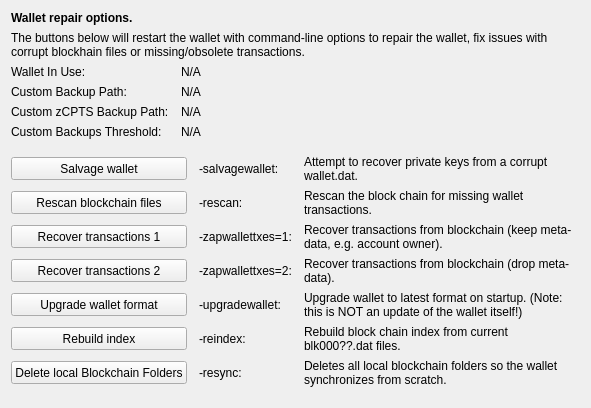
     <widget class="QWidget" name="tab_repair">
      <attribute name="title">
       <string>&amp;Wallet Repair</string>
      </attribute>
      <layout class="QGridLayout" name="gridLayout_4" columnstretch="0,0,0,0">
       <property name="horizontalSpacing">
        <number>12</number>
       </property>
       <item row="0" column="0" colspan="4">
        <widget class="QLabel" name="label_repair_header">
         <property name="font">
          <font>
           <weight>75</weight>
           <bold>true</bold>
          </font>
         </property>
         <property name="text">
          <string>Wallet repair options.</string>
         </property>
        </widget>
       </item>
       <item row="1" column="0" colspan="4">
        <widget class="QLabel" name="label_repair_helptext">
         <property name="font">
          <font>
           <weight>50</weight>
           <bold>false</bold>
          </font>
         </property>
         <property name="text">
          <string>The buttons below will restart the wallet with command-line options to repair the wallet, fix issues with corrupt blockhain files or missing/obsolete transactions.</string>
         </property>
         <property name="wordWrap">
          <bool>true</bool>
         </property>
        </widget>
       </item>
       <item row="2" column="0">
        <widget class="QLabel" name="wallet_path_label">
         <property name="text">
          <string>Wallet In Use:</string>
         </property>
        </widget>
       </item>
       <item row="2" column="1" colspan="3">
        <widget class="QLabel" name="wallet_path">
         <property name="cursor">
          <cursorShape>IBeamCursor</cursorShape>
         </property>
         <property name="text">
          <string>N/A</string>
         </property>
         <property name="textFormat">
          <enum>Qt::PlainText</enum>
         </property>
         <property name="textInteractionFlags">
          <set>Qt::LinksAccessibleByMouse|Qt::TextSelectableByKeyboard|Qt::TextSelectableByMouse</set>
         </property>
        </widget>
       </item>
       <item row="3" column="0">
        <widget class="QLabel" name="wallet_custombackuppath_label">
         <property name="text">
          <string>Custom Backup Path:</string>
         </property>
         <property name="visible">
          <bool>false</bool>
         </property>
        </widget>
       </item>
       <item row="3" column="1" colspan="3">
        <widget class="QLabel" name="wallet_custombackuppath">
         <property name="cursor">
          <cursorShape>IBeamCursor</cursorShape>
         </property>
         <property name="text">
          <string>N/A</string>
         </property>
         <property name="textFormat">
          <enum>Qt::PlainText</enum>
         </property>
         <property name="textInteractionFlags">
          <set>Qt::LinksAccessibleByMouse|Qt::TextSelectableByKeyboard|Qt::TextSelectableByMouse</set>
         </property>
         <property name="visible">
          <bool>false</bool>
         </property>
        </widget>
       </item>
       <item row="4" column="0">
        <widget class="QLabel" name="wallet_customzabetbackuppath_label">
         <property name="text">
          <string>Custom zCPTS Backup Path:</string>
         </property>
         <property name="visible">
          <bool>false</bool>
         </property>
        </widget>
       </item>
       <item row="4" column="1" colspan="3">
        <widget class="QLabel" name="wallet_customzabetbackuppath">
         <property name="cursor">
          <cursorShape>IBeamCursor</cursorShape>
         </property>
         <property name="text">
          <string>N/A</string>
         </property>
         <property name="textFormat">
          <enum>Qt::PlainText</enum>
         </property>
         <property name="textInteractionFlags">
          <set>Qt::LinksAccessibleByMouse|Qt::TextSelectableByKeyboard|Qt::TextSelectableByMouse</set>
         </property>
         <property name="visible">
          <bool>false</bool>
         </property>
        </widget>
       </item>
       <item row="5" column="0">
        <widget class="QLabel" name="wallet_custombackupthreshold_label">
         <property name="text">
          <string>Custom Backups Threshold:</string>
         </property>
         <property name="visible">
          <bool>false</bool>
         </property>
        </widget>
       </item>
       <item row="5" column="1" colspan="3">
        <widget class="QLabel" name="wallet_custombackupthreshold">
         <property name="cursor">
          <cursorShape>IBeamCursor</cursorShape>
         </property>
         <property name="text">
          <string>N/A</string>
         </property>
         <property name="textFormat">
          <enum>Qt::PlainText</enum>
         </property>
         <property name="textInteractionFlags">
          <set>Qt::LinksAccessibleByMouse|Qt::TextSelectableByKeyboard|Qt::TextSelectableByMouse</set>
         </property>
         <property name="visible">
          <bool>false</bool>
         </property>
        </widget>
       </item>
       <item row="6" column="0">
        <spacer name="verticalSpacer_repair1">
         <property name="orientation">
          <enum>Qt::Vertical</enum>
         </property>
         <property name="sizeHint" stdset="0">
          <size>
           <width>10</width>
           <height>10</height>
          </size>
         </property>
        </spacer>
       </item>
       <item row="7" column="0" colspan="2">
        <widget class="QPushButton" name="btn_salvagewallet">
         <property name="minimumSize">
          <size>
           <width>100</width>
           <height>23</height>
          </size>
         </property>
         <property name="text">
          <string>Salvage wallet</string>
         </property>
        </widget>
       </item>
       <item row="7" column="2">
        <widget class="QLabel" name="label_repair_salvage_command">
         <property name="text">
          <string notr="true">-salvagewallet:</string>
         </property>
        </widget>
       </item>
       <item row="7" column="3">
        <widget class="QLabel" name="label_repair_salvage">
         <property name="text">
          <string>Attempt to recover private keys from a corrupt wallet.dat.</string>
         </property>
         <property name="wordWrap">
          <bool>true</bool>
         </property>
        </widget>
       </item>
       <item row="8" column="0" colspan="2">
        <widget class="QPushButton" name="btn_rescan">
         <property name="minimumSize">
          <size>
           <width>100</width>
           <height>23</height>
          </size>
         </property>
         <property name="text">
          <string>Rescan blockchain files</string>
         </property>
        </widget>
       </item>
       <item row="8" column="2">
        <widget class="QLabel" name="label_repair_rescan_command">
         <property name="text">
          <string notr="true">-rescan:</string>
         </property>
        </widget>
       </item>
       <item row="8" column="3">
        <widget class="QLabel" name="label_repair_rescan">
         <property name="text">
          <string>Rescan the block chain for missing wallet transactions.</string>
         </property>
         <property name="wordWrap">
          <bool>true</bool>
         </property>
        </widget>
       </item>
       <item row="9" column="0" colspan="2">
        <widget class="QPushButton" name="btn_zapwallettxes1">
         <property name="minimumSize">
          <size>
           <width>100</width>
           <height>23</height>
          </size>
         </property>
         <property name="text">
          <string>Recover transactions 1</string>
         </property>
        </widget>
       </item>
       <item row="9" column="2">
        <widget class="QLabel" name="label_repair_zap1_command">
         <property name="text">
          <string notr="true">-zapwallettxes=1:</string>
         </property>
        </widget>
       </item>
       <item row="9" column="3">
        <widget class="QLabel" name="label_repair_zap1">
         <property name="text">
          <string>Recover transactions from blockchain (keep meta-data, e.g. account owner).</string>
         </property>
         <property name="wordWrap">
          <bool>true</bool>
         </property>
        </widget>
       </item>
       <item row="10" column="0" colspan="2">
        <widget class="QPushButton" name="btn_zapwallettxes2">
         <property name="minimumSize">
          <size>
           <width>100</width>
           <height>23</height>
          </size>
         </property>
         <property name="text">
          <string>Recover transactions 2</string>
         </property>
        </widget>
       </item>
       <item row="10" column="2">
        <widget class="QLabel" name="label_repair_zap2_command">
         <property name="text">
          <string notr="true">-zapwallettxes=2:</string>
         </property>
        </widget>
       </item>
       <item row="10" column="3">
        <widget class="QLabel" name="label_repair_zap2">
         <property name="text">
          <string>Recover transactions from blockchain (drop meta-data).</string>
         </property>
         <property name="wordWrap">
          <bool>true</bool>
         </property>
        </widget>
       </item>
       <item row="11" column="0" colspan="2">
        <widget class="QPushButton" name="btn_upgradewallet">
         <property name="minimumSize">
          <size>
           <width>100</width>
           <height>23</height>
          </size>
         </property>
         <property name="text">
          <string>Upgrade wallet format</string>
         </property>
        </widget>
       </item>
       <item row="11" column="2">
        <widget class="QLabel" name="label_repair_upgrade_command">
         <property name="text">
          <string notr="true">-upgradewallet:</string>
         </property>
        </widget>
       </item>
       <item row="11" column="3">
        <widget class="QLabel" name="label_repair_upgrade">
         <property name="text">
          <string>Upgrade wallet to latest format on startup. (Note: this is NOT an update of the wallet itself!)</string>
         </property>
         <property name="wordWrap">
          <bool>true</bool>
         </property>
        </widget>
       </item>
       <item row="12" column="0" colspan="2">
        <widget class="QPushButton" name="btn_reindex">
         <property name="minimumSize">
          <size>
           <width>100</width>
           <height>23</height>
          </size>
         </property>
         <property name="text">
          <string>Rebuild index</string>
         </property>
        </widget>
       </item>
       <item row="12" column="2">
        <widget class="QLabel" name="label_repair_reindex_command">
         <property name="text">
          <string notr="true">-reindex:</string>
         </property>
        </widget>
       </item>
       <item row="12" column="3">
        <widget class="QLabel" name="label_repair_reindex">
         <property name="text">
          <string>Rebuild block chain index from current blk000??.dat files.</string>
         </property>
         <property name="wordWrap">
          <bool>true</bool>
         </property>
        </widget>
       </item>
       <item row="13" column="0" colspan="2">
        <widget class="QPushButton" name="btn_resync">
         <property name="minimumSize">
          <size>
           <width>100</width>
           <height>23</height>
          </size>
         </property>
         <property name="text">
          <string>Delete local Blockchain Folders</string>
         </property>
        </widget>
       </item>
       <item row="13" column="2">
        <widget class="QLabel" name="label_repair_resync_command">
         <property name="text">
          <string>-resync:</string>
         </property>
        </widget>
       </item>
       <item row="13" column="3">
        <widget class="QLabel" name="label_repair_resync">
         <property name="text">
          <string>Deletes all local blockchain folders so the wallet synchronizes from scratch.</string>
         </property>
         <property name="wordWrap">
          <bool>true</bool>
         </property>
        </widget>
       </item>
       <item row="14" column="0">
        <spacer name="verticalSpacer_repair2">
         <property name="orientation">
          <enum>Qt::Vertical</enum>
         </property>
         <property name="sizeHint" stdset="0">
          <size>
           <width>20</width>
           <height>10</height>
          </size>
         </property>
        </spacer>
       </item>
      </layout>
     </widget>
